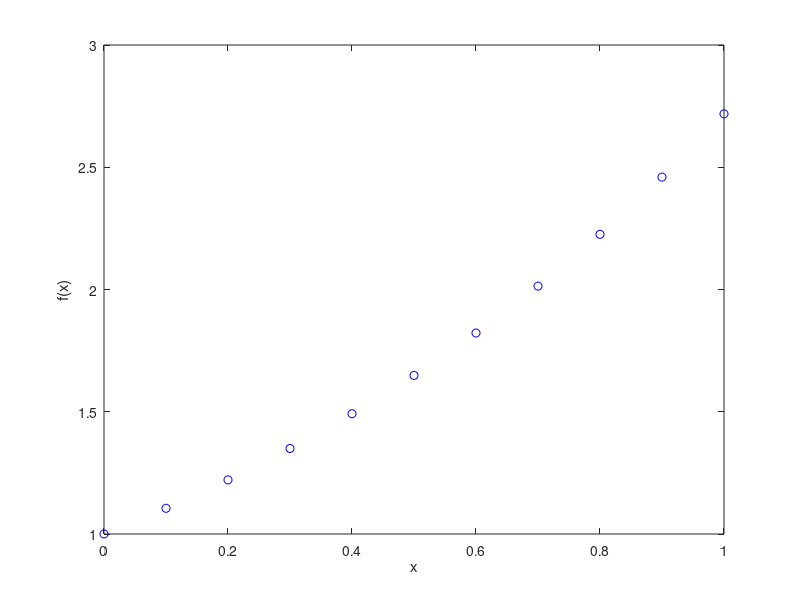

Write MATLAB code to recreate this figure.
%In Neville's Method:
%f(x) = ~= p(x) with p(x) = [(x-xj)Po,P1,...,Pj-1,Pj+1,k -
%(x-xi)Po,P1,...,Pj-1,Pj+1,k]/(xi-xj)

%This would be the k'st Lagrange polynom that interpolls f(x) in the k+1
%points with xo,x1,...,xk

%Example if f(xi) = p(xi) and k = 0
%P(xi) = [(xi-xj)Po(xi) - (xi-xi=0)Po(xi)]/(xi-xj) = Po(xi) = f(xi)

x = (0:0.1:1)'; %We define a column vector 
y = exp(x);

figure(1);
plot(x,y,'ob');
xlabel('x');
ylabel('f(x)');

%--------------------
xt = 0.05;
tol = 1e-3;
%Let's define a matrix 11x11 full or zeros
Q = zeros(size(x,1), size(x,1));
%Let's full the first column with all y values
Q(:,1) = y(:);
%Then we start Neville's method (It adapts to the size of vector x)
for i = 2:size(x,1)
    for j = 2:i
        Q(i,j) = ((xt-x(i-j+1))*Q(i,j-1)-(xt-x(i))*Q(i-1,j-1))/(x(i)-x(i-j+1));
    end
    if abs(Q(i,i) - Q(i-1,j-1)) <= tol
        break;
    end
end
yt = Q(i,j);
yreal = exp(xt);